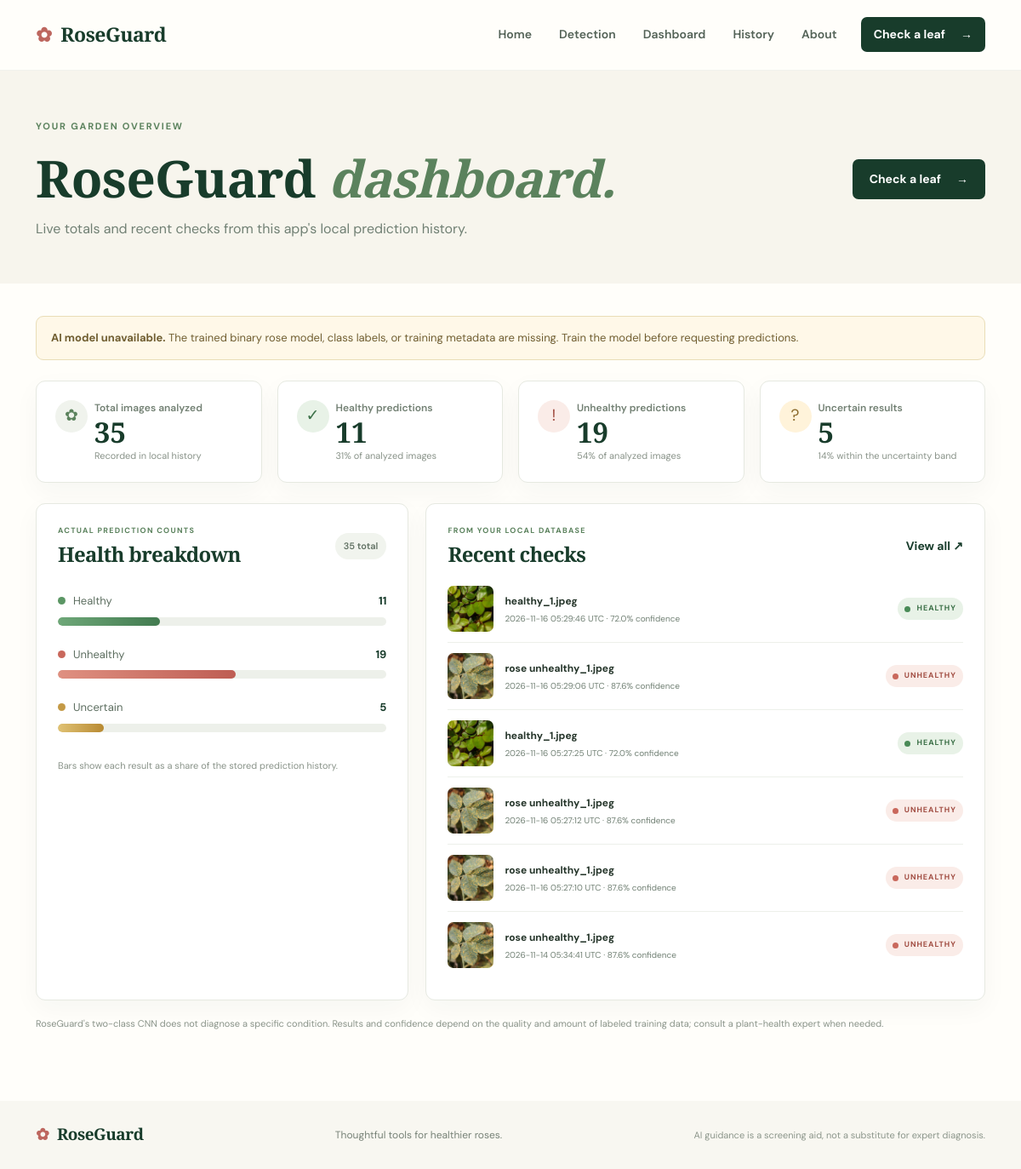
/dashboard, run on the app's committed database.
### tables this page shows
CREATE TABLE predictions (
                id TEXT PRIMARY KEY,
                image_filename TEXT NOT NULL,
                class_name TEXT NOT NULL,
                confidence REAL NOT NULL,
                created_at TEXT NOT NULL
            , original_filename TEXT NOT NULL DEFAULT '', image_location TEXT NOT NULL DEFAULT '', probability_healthy REAL, probability_unhealthy REAL);

### app.py (the view)
@app.route("/dashboard")
def dashboard():
    with get_db() as connection:
        counts = connection.execute(
            """
            SELECT COUNT(*) AS total,
                   COALESCE(SUM(CASE WHEN class_name = 'healthy' THEN 1 ELSE 0 END), 0)
                       AS healthy,
                   COALESCE(SUM(CASE WHEN class_name = 'unhealthy' OR
                       (class_name != 'healthy' AND class_name != 'unidentified') THEN 1 ELSE 0 END), 0)
                       AS unhealthy,
                   COALESCE(SUM(CASE WHEN class_name = 'unidentified' THEN 1 ELSE 0 END), 0)
                       AS unidentified
            FROM predictions
            """
        ).fetchone()
        rows = connection.execute(
            "SELECT id, image_filename, original_filename, image_location, "
            "probability_healthy, probability_unhealthy, class_name, confidence, created_at "
            "FROM predictions "
            "ORDER BY created_at DESC LIMIT 6"
        ).fetchall()
    total = counts["total"]
    healthy = counts["healthy"]
    unhealthy = counts["unhealthy"]
    unidentified = counts["unidentified"]
    stats = {
        "total": total,
        "healthy": healthy,
        "unhealthy": unhealthy,
        "unidentified": unidentified,
        "healthy_percent": round(healthy * 100 / total) if total else 0,
        "unhealthy_percent": round(unhealthy * 100 / total) if total else 0,
        "unidentified_percent": round(unidentified * 100 / total) if total else 0,
    }
    status = model_service.status()
    return render_template(
        "dashboard.html",
        stats=stats,
        records=[prediction_record(row) for row in rows],
        model_status=status,
    )

### app.py (called while the page is built)
def normalized_class_name(class_name):
    if class_name in {"healthy", "unhealthy", "unidentified"}:
        return class_name
    return "unhealthy"

@contextmanager
def get_db():
    connection = sqlite3.connect(DATABASE)
    connection.row_factory = sqlite3.Row
    try:
        with connection:
            yield connection
    finally:
        connection.close()

### model_service.py (called while the page is built, shortened)
    def _current_artifact_signature(self):
        signature = []
        for path in (self.model_path, self.labels_path, self.metadata_path):
            try:
                stat = path.stat()
            except OSError:
                return None
            signature.append((stat.st_mtime_ns, stat.st_size))
        return tuple(signature)

    def _load(self):
        signature = self._current_artifact_signature()
        if signature == self._artifact_signature:
            if self._model is not None:
                return self._model
            if self._load_error is not None:
                raise ModelUnavailableError(self._load_error)

### templates/dashboard.html (shortened to what this page needs)
{% extends "base.html" %}
{% block content %}
<section class="page-hero compact-hero dashboard-hero">
  <div class="container dashboard-hero-inner">
    <div><div class="eyebrow">Your garden overview</div><h1>RoseGuard <em>dashboard.</em></h1><p>Live totals and recent checks from this app's local prediction history.</p></div>
    <a href="{{ url_for('detect') }}" class="btn btn-primary-green">Check a leaf <span aria-hidden="true">→</span></a>
  </div>
</section>
<section class="dashboard-section">
  <div class="container">
    {% if not model_status.available %}
    <div class="dashboard-notice" role="status"><strong>AI model unavailable.</strong> {{ model_status.message }}</div>
    {% endif %}
    <div class="dashboard-metrics">
      <article class="dashboard-metric metric-total"><span class="metric-icon">✿</span><span class="metric-label">Total images analyzed</span><strong>{{ stats.total }}</strong><span class="metric-footnote">Recorded in local history</span></article>
      <article class="dashboard-metric metric-healthy"><span class="metric-icon">✓</span><span class="metric-label">Healthy predictions</span><strong>{{ stats.healthy }}</strong><span class="metric-footnote">{{ stats.healthy_percent }}% of analyzed images</span></article>
      <article class="dashboard-metric metric-unhealthy"><span class="metric-icon">!</span><span class="metric-label">Unhealthy predictions</span><strong>{{ stats.unhealthy }}</strong><span class="metric-footnote">{{ stats.unhealthy_percent }}% of analyzed images</span></article>
      <article class="dashboard-metric metric-unidentified"><span class="metric-icon">?</span><span class="metric-label">Uncertain results</span><strong>{{ stats.unidentified }}</strong><span class="metric-footnote">{{ stats.unidentified_percent }}% within the uncertainty band</span></article>
    </div>
    <div class="dashboard-content">
      <section class="dashboard-panel chart-panel" aria-labelledby="breakdown-title">
        <div class="panel-heading"><div><div class="eyebrow">Actual prediction counts</div><h2 id="breakdown-title">Health breakdown</h2></div><span class="panel-total">{{ stats.total }} total</span></div>
        {% if stats.total %}
        <div class="chart-rows">
          <div class="chart-row"><div class="chart-row-label"><span class="chart-dot chart-dot-healthy"></span><span>Healthy</span><strong>{{ stats.healthy }}</strong></div><div class="chart-track" role="progressbar" aria-label="Healthy predictions" aria-valuenow="{{ stats.healthy_percent }}" aria-valuemin="0" aria-valuemax="100"><span class="chart-fill-healthy" style="width: {{ stats.healthy_percent }}%"></span></div></div>
          <div class="chart-row"><div class="chart-row-label"><span class="chart-dot chart-dot-unhealthy"></span><span>Unhealthy</span><strong>{{ stats.unhealthy }}</strong></div><div class="chart-track" role="progressbar" aria-label="Unhealthy predictions" aria-valuenow="{{ stats.unhealthy_percent }}" aria-valuemin="0" aria-valuemax="100"><span class="chart-fill-unhealthy" style="width: {{ stats.unhealthy_percent }}%"></span></div></div>
          <div class="chart-row"><div class="chart-row-label"><span class="chart-dot chart-dot-unidentified"></span><span>Uncertain</span><strong>{{ stats.unidentified }}</strong></div><div class="chart-track" role="progressbar" aria-label="Uncertain predictions" aria-valuenow="{{ stats.unidentified_percent }}" aria-valuemin="0" aria-valuemax="100"><span class="chart-fill-unidentified" style="width: {{ stats.unidentified_percent }}%"></span></div></div>
        </div>
        <p class="chart-caption">Bars show each result as a share of the stored prediction history.</p>
        {% else %}
        <div class="dashboard-empty-chart"><span class="empty-flower">✿</span><p>No image checks have been recorded yet. Your chart will update after your first prediction.</p><a class="text-link" href="{{ url_for('detect') }}">Start a leaf check <span aria-hidden="true">→</span></a></div>
        {% endif %}
      </section>
      <section class="dashboard-panel recent-panel" aria-labelledby="recent-title">
        <div class="panel-heading"><div><div class="eyebrow">From your local database</div><h2 id="recent-title">Recent checks</h2></div><a class="text-link" href="{{ url_for('history') }}">View all <span aria-hidden="true">↗</span></a></div>
        {% if records %}
        <div class="dashboard-recent-list">
          {% for record in records %}
          <a class="dashboard-recent-item" href="{{ url_for('result', prediction_id=record.id) }}">
            <img src="{{ url_for('static', filename='uploads/' ~ record.image_filename) }}" alt="Uploaded rose leaf">
            <span class="recent-file-copy"><strong title="{{ record.original_filename }}">{{ record.original_filename }}</strong><small>{{ record.created_at[:19].replace('T', ' ') }} UTC · {{ "%.1f"|format(record.model_score * 100) }}% {{ 'top score' if record.disease.status == 'unidentified' else 'confidence' }}</small></span>
            <span class="status-pill status-{{ record.disease.status }}"><span></span>{{ record.disease.status|upper }}</span>
          </a>
          {% endfor %}
        </div>
        {% else %}
        <div class="dashboard-empty-recent"><p>Recent image checks will appear here after they are saved.</p><a class="btn btn-primary-green" href="{{ url_for('detect') }}">Upload a rose leaf</a></div>
        {% endif %}
      </section>
    </div>
    <p class="dashboard-disclaimer">RoseGuard's two-class CNN does not diagnose a specific condition. Results and confidence depend on the quality and amount of labeled training data; consult a plant-health expert when needed.</p>
  </div>
</section>
{% endblock %}

### data on the page
predictions: image_filename (picture), original_filename "healthy_1.jpeg", created_at "2026-11-16 05:29:46", record.model_score*100 "72.0", disease "confidence", disease.status "HEALTHY"
predictions: image_filename (picture), original_filename "rose unhealthy_1.jpeg", created_at "2026-11-16 05:29:06", record.model_score*100 "87.6", disease "confidence", disease.status "UNHEALTHY"
predictions: image_filename (picture), original_filename "healthy_1.jpeg", created_at "2026-11-16 05:27:25", record.model_score*100 "72.0", disease "confidence", disease.status "HEALTHY"
predictions: image_filename (picture), original_filename "rose unhealthy_1.jpeg", created_at "2026-11-16 05:27:12", record.model_score*100 "87.6", disease "confidence", disease.status "UNHEALTHY"
predictions: image_filename (picture), original_filename "rose unhealthy_1.jpeg", created_at "2026-11-16 05:27:10", record.model_score*100 "87.6", disease "confidence", disease.status "UNHEALTHY"
predictions: image_filename (picture), original_filename "rose unhealthy_1.jpeg", created_at "2026-11-14 05:34:41", record.model_score*100 "87.6", disease "confidence", disease.status "UNHEALTHY"

### other printed values
{{ model_status.message }} "The trained binary rose model, class labels, or training metadata are missing. Train the model before requesting predictions."
{{ stats.total }} "35"
{{ stats.healthy }} "11"
{{ stats.healthy_percent }} "31"
{{ stats.unhealthy }} "19"
{{ stats.unhealthy_percent }} "54"
{{ stats.unidentified }} "5"
{{ stats.unidentified_percent }} "14"
